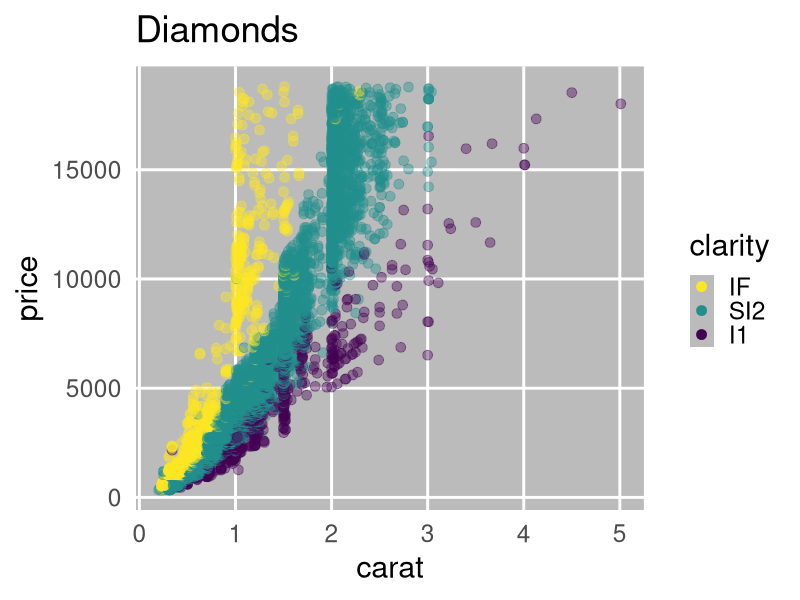
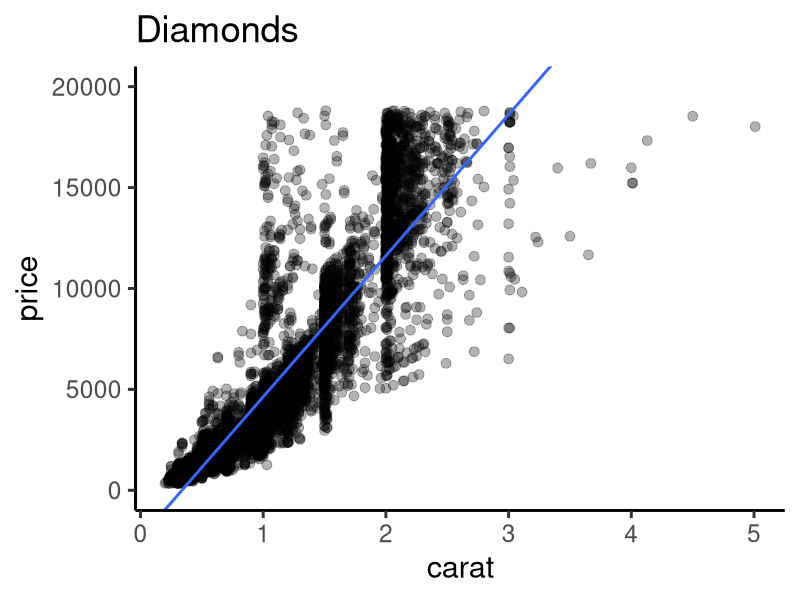

Write the R code that produced these figures, in order.
## ---- chunk 1

## ---- chunk 2
library(ggplot2)
library(tibble)
library(dplyr)
library(tidyr)
knitr::opts_chunk$set(cache = TRUE)
## ---- chunk 3
print(ggplot2::diamonds)
## ---- chunk 4
diamonds %>%
  dplyr::summarize(across(where(is.numeric), list(mean = mean, sd = sd, max = max))) %>%
  dplyr::mutate(across(where(is.numeric), round, digits = 2)) %>%
  tidyr::pivot_longer(everything(), names_to = c(".value", "stat"), names_sep = "_")
## ---- chunk 5
diamonds %>%
  dplyr::filter(clarity %in% c("I1", "SI2", "IF")) %>%
  ggplot(aes(carat, price, color = clarity)) +
  geom_point(alpha = 0.4, size = 3) +
  scale_color_viridis_d(
    guide = guide_legend(reverse = TRUE, override.aes = list(alpha = 1))
  ) +
  labs(title = "Diamonds") +
  theme_gray(base_size = 22) +
  theme(
    panel.grid.minor = element_blank(),
    panel.background = element_rect(fill = "#bbbbbb"),
    legend.key = element_rect(fill = "#bbbbbb"),
    axis.ticks = element_blank()
  )
## ---- chunk 6
diamonds %>%
  dplyr::filter(clarity %in% c("I1", "SI2", "IF")) %>%
  ggplot(aes(carat, price)) +
  geom_point(alpha = 0.3, size = 3) +
  stat_smooth(formula = y ~ x, method = lm, se = FALSE) +
  coord_cartesian(ylim = c(0, 20000)) +
  labs(title = "Diamonds") +
  theme_classic(base_size = 22)
